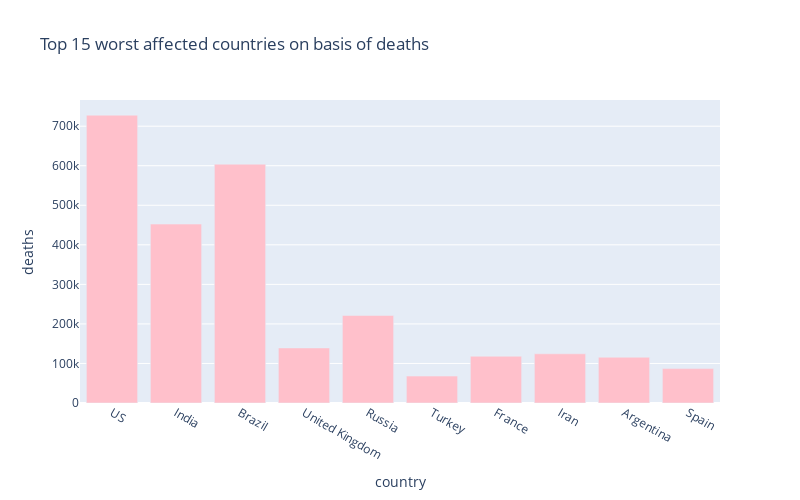

Here is the notebook cell this chart was saved with:
### Code cell
px.bar(
    sorted_country_df.head(10),
    x = "country",
    y = "deaths",
    title= "Top 15 worst affected countries on basis of deaths", # the axis names
    color_discrete_sequence=["pink"], 
    height=500,
    width=800
)

### Figure 1 — Plotly figure (JSON) as saved in the notebook; plotly's stock layout.template omitted (floating-point values rounded to 4 significant figures)
{"data": [{"alignmentgroup": "True", "hovertemplate": "country=%{x}<br>deaths=%{y}<extra></extra>", "legendgroup": "", "marker": {"color": "pink", "pattern": {"shape": ""}}, "name": "", "offsetgroup": "", "orientation": "v", "showlegend": false, "textposition": "auto", "type": "bar", "x": ["US", "India", "Brazil", "United Kingdom", "Russia", "Turkey", "France", "Iran", "Argentina", "Spain"], "xaxis": "x", "y": [727907, 452454, 603855, 139265, 221314, 68060, 118272, 124423, 115704, 87051], "yaxis": "y"}], "layout": {"barmode": "relative", "height": 500, "legend": {"tracegroupgap": 0}, "title": {"text": "Top 15 worst affected countries on basis of deaths"}, "width": 800, "xaxis": {"anchor": "y", "domain": [0, 1], "title": {"text": "country"}}, "yaxis": {"anchor": "x", "domain": [0, 1], "title": {"text": "deaths"}}}}
